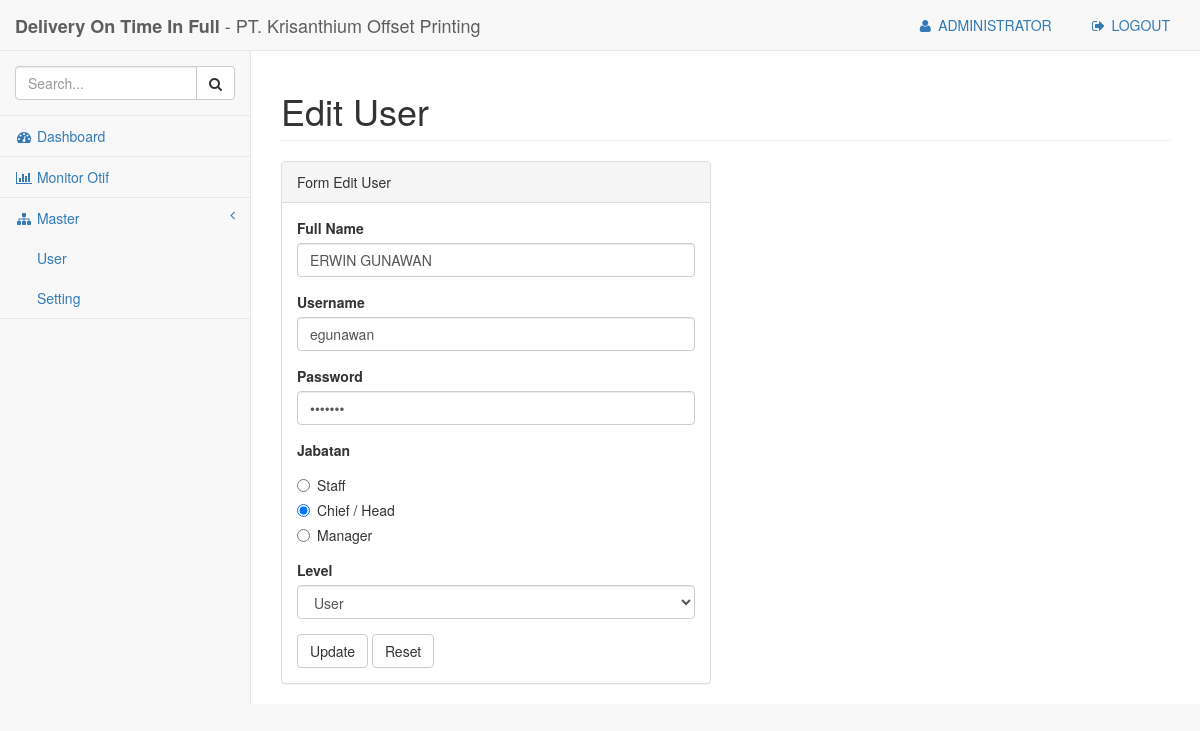
The app's page /pages/otif.php?p=formuser&act=edituser&id=5 (signed in) with its own data.
### tables this page shows
CREATE TABLE `masteruser` (
  `iduser` int(10) unsigned NOT NULL AUTO_INCREMENT,
  `fullname` varchar(45) DEFAULT NULL,
  `username` varchar(45) DEFAULT NULL,
  `password` varchar(45) DEFAULT NULL,
  `jabatan` varchar(45) DEFAULT NULL,
  `level` varchar(45) DEFAULT NULL,
  PRIMARY KEY (`iduser`)
);

### pages/modul/formuser.php (the view, shortened to what this page needs)
<?php
include('../config/koneksi.php');
?>
            <div class='row'>
                <div class='col-lg-12'>
                    <h1 class='page-header'>
                         <?php
                        if($_GET[act]=='edituser'){
                            echo "Edit User";
                        }else{
                            echo "Tambah User";
                        }
                        ?>
                    </h1>
                </div>
            </div>
            <div class='row'>
                <div class='col-lg-6'>
                    <div class='panel panel-default'>
                        <div class='panel-heading'>
                        <?php
                        if($_GET[act]=='edituser'){
                            echo "Form Edit User";
                        }else{
                            echo "Form Tambah User";
                        }
                        ?>
                        </div>
                        <div class='panel-body'>
                            <div class='row'>
                                <div class='col-lg-12'>
                                    <?php
                                    if($_GET[act]=='edituser'){
                                        $r = mysqli_query($conn, "SELECT *from masteruser where iduser='$_GET[id]'");
                                        $data = mysqli_fetch_array($r);
                                        echo"
                                        <form role='form' method='post' action='modul/aksimaster.php?act=edituser'>
                                        <input type='hidden' name='id' value='$data[iduser]'>
                                            <div class='form-group'>
                                                <label>Full Name</label>
                                                <input type='text' class='form-control' placeholder='Enter Full Name' name='fullname' value='$data[fullname]'>
                                            </div>
                                            <div class='form-group'>
                                                <label>Username</label>
                                                <input type='text' class='form-control' placeholder='Enter Username' name='username'  value='$data[username]'>
                                            </div>
                                            <div class='form-group'>
                                                <label>Password</label>
                                                <input type='password' class='form-control' placeholder='Enter Password' name='password'  value='$data[password]'>
                                            </div>
                                            <div class='form-group'>
                                                <label>Jabatan</label>";
                                                if($data[jabatan]=='Staff'){
                                                    echo "
                                                    <div class='radio'>
                                                    <label>
                                                        <input type='radio' name='jabatan' id='jabatan' value='Staff' checked>Staff
                                                    </label>
                                                    </div>
                                                    <div class='radio'>
                                                        <label>
                                                            <input type='radio' name='jabatan' id='jabatan' value='Chief / Head'>Chief / Head
                                                        </label>
                                                    </div>
                                                    <div class='radio'>
                                                        <label>
                                                            <input type='radio' name='jabatan' id='jabatan' value='Manager'>Manager
                                                        </label>
                                                    </div>";
                                                }
                                                else if($data[jabatan]=='Chief / Head'){
                                                    echo "
                                                    <div class='radio'>
                                                    <label>
                                                        <input type='radio' name='jabatan' id='jabatan' value='Staff'>Staff
                                                    </label>
                                                    </div>
                                                    <div class='radio'>
                                                        <label>
                                                            <input type='radio' name='jabatan' id='jabatan' value='Chief / Head' checked>Chief / Head
                                                        </label>
                                                    </div>
                                                    <div class='radio'>
                                                        <label>
                                                            <input type='radio' name='jabatan' id='jabatan' value='Manager'>Manager
                                                        </label>
                                                    </div>";
                                                }
                                            echo"
                                            </div>
                                            <div class='form-group'>
                                                <label>Level</label>
                                                <select class='form-control' name='level'>
                                                    <option>--- Pilih Level ----</option>";
                                                    if($data[level]=='Superadmin'){
                                                        echo "
                                                        <option value='Superadmin' selected>Superadmin</option>
                                                        <option value='Admin'>Admin</option>
                                                        <option value='User'>User</option>
                                                        ";
                                                    }else if($data[level]=='Admin'){
                                                        echo "
                                                        <option value='Superadmin'>Superadmin</option>
                                                        <option value='Admin' selected>Admin</option>
                                                        <option value='User'>User</option>
                                                        ";
                                                    }else if($data[level]=='User'){
                                                        echo "
                                                        <option value='Superadmin'>Superadmin</option>
                                                        <option value='Admin'>Admin</option>
                                                        <option value='User' selected>User</option>
                                                        ";
                                                    }else{
                                                        echo "
                                                        <option value='Superadmin'>Superadmin</option>
                                                        <option value='Admin'>Admin</option>
                                                        <option value='User'>User</option>
                                                        ";
                                                    }
                                            echo"
                                                </select>
                                            </div>
                                            <button type='submit' class='btn btn-default'>Update</button>
                                            <button type='reset' class='btn btn-default'>Reset</button>
                                        </form>";
                                    }
                                    ?>
                                </div>
                                </div>
                            </div>
                        </div>
                    </div>
                </div>
            </div>

### pages/otif.php (shortened to what this page needs)
<?php
include('../config/koneksi.php');
    ?><script language='javascript'>alert('You are not logged in. Please login first!');
<!DOCTYPE html>
<html lang="en">
<head>
    <link href="../bower_components/bootstrap/dist/css/bootstrap.min.css" rel="stylesheet">
    <link href="../bower_components/metisMenu/dist/metisMenu.min.css" rel="stylesheet">
    <link href='../bower_components/datatables-plugins/integration/bootstrap/3/dataTables.bootstrap.css' rel='stylesheet'>
    <link href='../bower_components/datatables-responsive/css/dataTables.responsive.css' rel='stylesheet'>
    <link href="../dist/css/sb-admin-2.css" rel="stylesheet">
    <link href="../bower_components/font-awesome/css/font-awesome.min.css" rel="stylesheet" type="text/css">
</head>
<body>
    <div id="wrapper">
        <nav class="navbar navbar-default navbar-static-top" role="navigation" style="margin-bottom: 0">
            <div class="navbar-header">
                <a class="navbar-brand" href="index.html"><b>Delivery On Time In Full</b> - PT. Krisanthium Offset Printing</a>
            </div>
            <ul class="nav navbar-top-links navbar-right">
                        <?php
                        $u = mysqli_fetch_array(mysqli_query($conn, "SELECT *FROM masteruser where username='$_SESSION[username]'"));?>
                   <li><a href="?p=profile"><i class="fa fa-user fa-fw"></i> <?php echo $u[fullname]; ?></a>
                    </li>
                    <li><a href="logout.php" onclick="return confirm('Are you sure to logout?');"><i class="fa fa-sign-out fa-fw"></i> LOGOUT</a>
                     </li>
                    </ul>
            <div class="navbar-default sidebar" role="navigation">
                <div class="sidebar-nav navbar-collapse">
                    <ul class="nav" id="side-menu">
                        <li class="sidebar-search">
                            <div class="input-group custom-search-form">
                                <input type="text" class="form-control" placeholder="Search...">
                                <span class="input-group-btn">
                                <button class="btn btn-default" type="button">
                                    <i class="fa fa-search"></i>
                                </button>
                            </span>
                            </div>
                        </li>
                        <li>
                            <a href="?p=dashboard"><i class="fa fa-dashboard fa-fw"></i> Dashboard</a>
                        </li>
                       <li>
                            <a href="?p=monitor-otif"><i class="fa fa-bar-chart-o fa-fw"></i> Monitor Otif</a>
                        </li>
                        <?php
                        if($_SESSION[level]=='Superadmin'){
                        ?>
                        <li>
                            <a href=""><i class="fa fa-sitemap fa-fw"></i> Master<span class="fa arrow"></span></a>
                            <ul class="nav nav-second-level">
                                <li>
                                    <a href="?p=masteruser">User</a>
                                </li>
                                <li>
                                    <a href="?p=mastersetting">Setting</a>
                                </li>
                            </ul>
                        </li>
                        <?php
                         }
                        ?>
                    </ul>
                </div>
            </div>
        </nav>
        <div id="page-wrapper">
            <?php
                include('content.php');
            ?>
        </div>
</body>
</html>

### records on screen
masteruser: fullname "ADMINISTRATOR"
masteruser: fullname "ERWIN GUNAWAN", username "egunawan", level "User"
